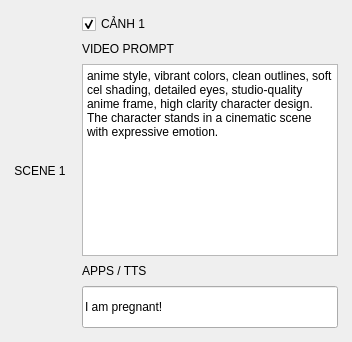
                <widget class="QFrame" name="sceneFrame_1">
                 <property name="sizePolicy">
                  <sizepolicy hsizetype="Expanding" vsizetype="Fixed">
                   <horstretch>0</horstretch>
                   <verstretch>0</verstretch>
                  </sizepolicy>
                 </property>
                 <property name="minimumSize">
                  <size>
                   <width>0</width>
                   <height>235</height>
                  </size>
                 </property>
                 <property name="role" stdset="0">
                  <string>sceneFrame</string>
                 </property>
                 <layout class="QHBoxLayout" name="sceneLayout_1">
                  <property name="spacing">
                   <number>16</number>
                  </property>
                  <property name="leftMargin">
                   <number>14</number>
                  </property>
                  <property name="topMargin">
                   <number>14</number>
                  </property>
                  <property name="rightMargin">
                   <number>14</number>
                  </property>
                  <property name="bottomMargin">
                   <number>14</number>
                  </property>
                  <item stretch="1">
                   <widget class="QLabel" name="sceneImageBox_1">
                    <property name="minimumSize">
                     <size>
                      <width>0</width>
                      <height>165</height>
                     </size>
                    </property>
                    <property name="text">
                     <string>SCENE 1</string>
                    </property>
                    <property name="role" stdset="0">
                     <string>sceneImageBox</string>
                    </property>
                    <property name="alignment">
                     <set>Qt::AlignCenter</set>
                    </property>
                   </widget>
                  </item>
                  <item stretch="3">
                   <widget class="QFrame" name="sceneRightBox_1">
                    <property name="sizePolicy">
                     <sizepolicy hsizetype="Expanding" vsizetype="Expanding">
                      <horstretch>0</horstretch>
                      <verstretch>0</verstretch>
                     </sizepolicy>
                    </property>
                    <layout class="QVBoxLayout" name="sceneRightLayout_1">
                     <property name="spacing">
                      <number>8</number>
                     </property>
                     <property name="leftMargin">
                      <number>0</number>
                     </property>
                     <property name="topMargin">
                      <number>0</number>
                     </property>
                     <property name="rightMargin">
                      <number>0</number>
                     </property>
                     <property name="bottomMargin">
                      <number>0</number>
                     </property>
                     <item>
                      <widget class="QCheckBox" name="sceneTitle_1">
                       <property name="sizePolicy">
                        <sizepolicy hsizetype="Expanding" vsizetype="Fixed">
                         <horstretch>0</horstretch>
                         <verstretch>0</verstretch>
                        </sizepolicy>
                       </property>
                       <property name="text">
                        <string>CẢNH 1</string>
                       </property>
                       <property name="checked">
                        <bool>true</bool>
                       </property>
                       <property name="role" stdset="0">
                        <string>sceneTitle</string>
                       </property>
                      </widget>
                     </item>
                     <item>
                      <widget class="QLabel" name="labelPrompt_1">
                       <property name="text">
                        <string>VIDEO PROMPT</string>
                       </property>
                       <property name="role" stdset="0">
                        <string>cyanLabel</string>
                       </property>
                      </widget>
                     </item>
                     <item stretch="1">
                      <widget class="QTextEdit" name="prompt_1">
                       <property name="sizePolicy">
                        <sizepolicy hsizetype="Expanding" vsizetype="Expanding">
                         <horstretch>0</horstretch>
                         <verstretch>0</verstretch>
                        </sizepolicy>
                       </property>
                       <property name="minimumSize">
                        <size>
                         <width>0</width>
                         <height>90</height>
                        </size>
                       </property>
                       <property name="plainText">
                        <string>anime style, vibrant colors, clean outlines, soft cel shading, detailed eyes, studio-quality anime frame, high clarity character design. The character stands in a cinematic scene with expressive emotion.</string>
                       </property>
                      </widget>
                     </item>
                     <item>
                      <widget class="QLabel" name="labelTts_1">
                       <property name="text">
                        <string>APPS / TTS</string>
                       </property>
                       <property name="role" stdset="0">
                        <string>cyanLabel</string>
                       </property>
                      </widget>
                     </item>
                     <item>
                      <widget class="QLineEdit" name="tts_1">
                       <property name="sizePolicy">
                        <sizepolicy hsizetype="Expanding" vsizetype="Fixed">
                         <horstretch>0</horstretch>
                         <verstretch>0</verstretch>
                        </sizepolicy>
                       </property>
                       <property name="minimumSize">
                        <size>
                         <width>0</width>
                         <height>42</height>
                        </size>
                       </property>
                       <property name="text">
                        <string>I am pregnant!</string>
                       </property>
                      </widget>
                     </item>
                    </layout>
                   </widget>
                  </item>
                 </layout>
                </widget>
